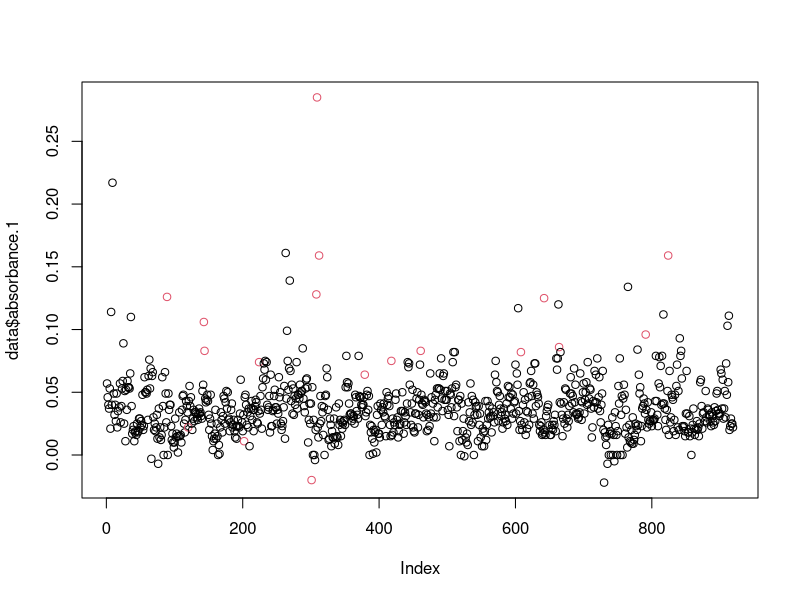

The R source for this figure: (Note: this script raises an error after producing the figure.)
#goal: Plot nitrate concentration as a function of time
#goal: Identify equilibrial nitrate for each temperature and species
#goal: take into account temporal "drift" of nitrate absorbance method.

#read in packages
library(lubridate)
library(ggplot2)
library(grid)
library(gridExtra)
library(nlme)
library(broom)

#read in processed data
data<-read.csv("data-processed/nitratedatacombined_error_evap.csv")

#make time vector into lubridated time
data$date<-ymd(data$date.sampled)
data$date.measured<-ymd(data$date.measured)

#convert date into day of experiment
sp1<-subset(data, data$species==1)
sp2<-subset(data, data$species==2)
sp3<-subset(data, data$species==3)
sp4<-subset(data, data$species==4)

sp1$day<-sp1$date-min(sp1$date)
sp2$day<-sp2$date-min(sp2$date)
sp3$day<-sp3$date-min(sp3$date)
sp4$day<-sp4$date-min(sp4$date)

data<-rbind(sp1, sp2, sp3, sp4)
data$day<-as.numeric(data$day)


#remove visual outliers (nitrate values abherrently high, contaminated samples, low volume N assays that were abherrent)
#but leave all day 0
levels(data$error_code)
day0<-subset(data, day==0)
aboveday0<-subset(data, day>0)
caboveday0<-subset(aboveday0, !aboveday0$error_code %in% c("contaminated", "vis_outlier", "remove_low_vol", "discard"))
cdata<-rbind(day0, caboveday0)
View(day0)

#how many vis outliers?
dim(subset(aboveday0, aboveday0$error_code %in% 
             c("vis_outlier")))/dim(data)
test<-subset(aboveday0, aboveday0$error_code %in% 
               c("vis_outlier"))
par(mfrow=c(1,1))
plot(data$absorbance.1, col=ifelse(data$error_code=="vis_outlier", 2, 1))


#take average of 2 absorbances
cdata$meanabs<-(cdata$absorbance.1+cdata$absorbance.2)/2
#remove NAs
#cdata<-subset(cdata, complete.cases(cdata$species))

#convert absorbance to nitrate
#for data before July 2nd, use standard curve from 280617; 
#for data from after July 2nd, use standard curve from 110717 
#(or, consider interpolating standard curve for every day between standard curve creation)


#cdata$nitrate<- all_st_curves_model$estimate[1] + cdata$meanabs*all_st_curves_model$estimate[2]


#use the predict function to estimate mean and standard error of nitrate from standard curve models
#the models:
mod_17.06.26
mod_17.06.27
mod_17.06.28
mod_17.07.11
mod_17.07.12
mod_17.07.14

par(mfrow=c(1,1))
hist(cdata$date.measured, 20)

#data on 2017-06-26
subset<-cdata %>%
  filter(date.measured<="2017-06-26")
newdataframe<-data.frame(subset$meanabs) %>%
  rename(absorbance=subset.meanabs)
predicted_N_vec<-predict(mod_17.06.26, newdata=newdataframe)
predicted_N_SE_vec<-predict(mod_17.06.26, newdata=newdataframe, se.fit=TRUE)$se.fit
subset26<-subset %>%
  mutate(predicted_N=predicted_N_vec, predicted_N_SE=predicted_N_SE_vec)


#data on 2017-06-27
subset<-cdata %>%
  filter(date.measured=="2017-06-27")
newdataframe<-data.frame(subset$meanabs) %>%
  rename(absorbance=subset.meanabs)
predicted_N_vec<-predict(mod_17.06.27, newdata=newdataframe)
predicted_N_SE_vec<-predict(mod_17.06.27, newdata=newdataframe, se.fit=TRUE)$se.fit
subset27<-subset %>%
  mutate(predicted_N=predicted_N_vec, predicted_N_SE=predicted_N_SE_vec)
subset27$date.measured

#data on 2017-06-28 up to 2017-07-02
subset<-cdata %>%
  filter(date.measured>="2017-06-27" & date.measured>="2017-07-02")
newdataframe<-data.frame(subset$meanabs) %>%
  rename(absorbance=subset.meanabs)
predicted_N_vec<-predict(mod_17.06.28, newdata=newdataframe)
predicted_N_SE_vec<-predict(mod_17.06.28, newdata=newdataframe, se.fit=TRUE)$se.fit
subset28to02<-subset %>%
  mutate(predicted_N=predicted_N_vec, predicted_N_SE=predicted_N_SE_vec)

#data on 2017-06-28 up to and including 2017-07-02 (but no data past 17 06 30)
subset<-cdata %>%
  filter(date.measured>="2017-06-27" & date.measured<="2017-07-02")
newdataframe<-data.frame(subset$meanabs) %>%
  rename(absorbance=subset.meanabs)
predicted_N_vec<-predict(mod_17.06.28, newdata=newdataframe)
predicted_N_SE_vec<-predict(mod_17.06.28, newdata=newdataframe, se.fit=TRUE)$se.fit
subset28to02<-subset %>%
  mutate(predicted_N=predicted_N_vec, predicted_N_SE=predicted_N_SE_vec)


#data on 2017-07-03 up to and including 2017-07-11 
subset<-cdata %>%
  filter(date.measured>"2017-07-03" & date.measured<="2017-07-11")
newdataframe<-data.frame(subset$meanabs) %>%
  rename(absorbance=subset.meanabs)
predicted_N_vec<-predict(mod_17.07.11, newdata=newdataframe)
predicted_N_SE_vec<-predict(mod_17.07.11, newdata=newdataframe, se.fit=TRUE)$se.fit
subset03to11<-subset %>%
  mutate(predicted_N=predicted_N_vec, predicted_N_SE=predicted_N_SE_vec)

#data on 2017-07-12
subset<-cdata %>%
  filter(date.measured=="2017-07-12")
newdataframe<-data.frame(subset$meanabs) %>%
  rename(absorbance=subset.meanabs)
predicted_N_vec<-predict(mod_17.07.12, newdata=newdataframe)
predicted_N_SE_vec<-predict(mod_17.07.12, newdata=newdataframe, se.fit=TRUE)$se.fit
subset12<-subset %>%
  mutate(predicted_N=predicted_N_vec, predicted_N_SE=predicted_N_SE_vec)

#data on 2017-07-13 ad higher
subset<-cdata %>%
  filter(date.measured>="2017-07-13")
newdataframe<-data.frame(subset$meanabs) %>%
  rename(absorbance=subset.meanabs)
predicted_N_vec<-predict(mod_17.07.12, newdata=newdataframe)
predicted_N_SE_vec<-predict(mod_17.07.12, newdata=newdataframe, se.fit=TRUE)$se.fit
subset13up<-subset %>%
  mutate(predicted_N=predicted_N_vec, predicted_N_SE=predicted_N_SE_vec)

#bring these all together
cdata_nitrate<-rbind(subset26, subset27, subset28to02, subset03to11, subset12, subset13up)

#cdata$nitrate<-ifelse(cdata$date.measured<"2017-07-02", 
#                     (cdata$meanabs-coef(st.2806)[1])/coef(st.2806)[2], 
#                     ifelse(cdata$date.measured<"2017-07-13" & cdata$date.measured>"2017-07-02", 
#                            (cdata$meanabs-coef(st.1207)[1])/coef(st.1207)[2], 
#                            (cdata$meanabs-coef(st.1407)[1])/coef(st.1407)[2]))

plot(cdata_nitrate$meanabs~cdata_nitrate$predicted_N)


cdata<-cdata_nitrate
#plot data
par(mfrow=c(1,2))
with (cdata, plot(meanabs~date))
with (cdata, plot(predicted_N~date))

#
#
#
#

#plot by temp
par(mfrow=c(2,3))
for (i in c(3, 10, 17, 24, 31, 38)){
  tempdata<-subset(cdata, cdata$temp==i)
  with(tempdata, plot(predicted_N~date, ylim=c(0, 12), col=i))
}

#plot by temp and species along date
par(mfcol=c(6,4))
par(mar=c(3,3,0,0), oma=c(1,1,0.5, 0.5))
for(j in 1:4){
  for (i in c(3, 10, 17, 24, 31, 38)){
    tempdata<-subset(cdata, cdata$temp==i & cdata$species==j)
    with(tempdata, plot(predicted_N~date, ylim=c(0, 12), col=i))
   
  }
}

#according to notes, remove highest temp of species 1 before May 15
sp1<-subset(cdata, cdata$species==1)
sp2<-subset(cdata, cdata$species==2)
sp3<-subset(cdata, cdata$species==3)
sp4<-subset(cdata, cdata$species==4)
sp1c<-subset(sp1, sp1$temp<35 | sp1$date<"2017-05-15")
cdata<-rbind(sp1c, sp2, sp3, sp4)

#make all the initial concentrations the same
day0<-subset(cdata, cdata$day=="0")
day0$n.fixed<-mean(subset(day0$predicted_N, complete.cases(day0$predicted_N)))
daynot0<-subset(cdata, cdata$day!="0")
daynot0$n.fixed<-daynot0$predicted_N
cdata<-rbind(day0, daynot0)

write_csv(cdata, "data-processed/processed_nitrate_data_SE.csv")
